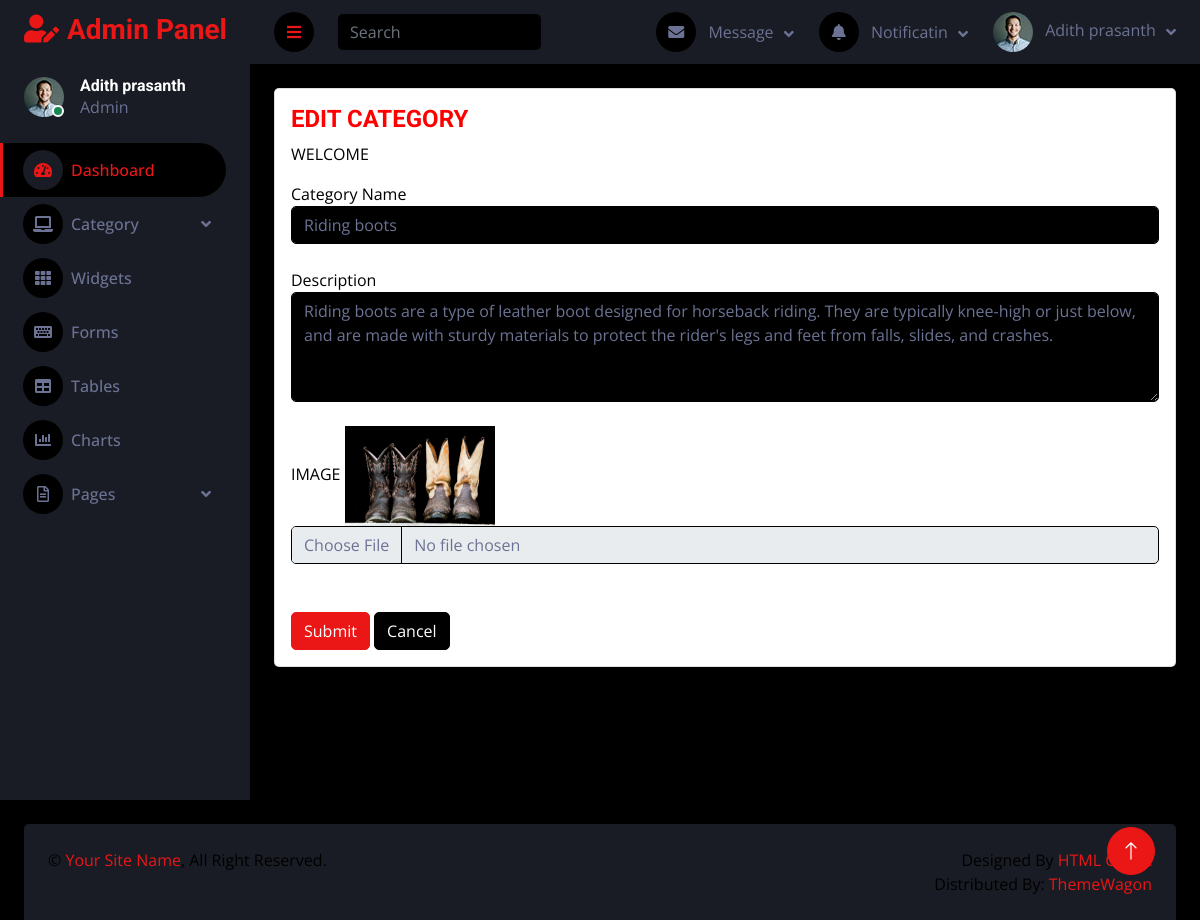
/Backend/edit_category/10/ (signed in), run on the app's committed database.
### Backend/models.py (models this page shows)
class category2db(models.Model):
    cname=models.CharField(max_length=100,null=True,blank=True)
    cdescription=models.CharField(max_length=500,null=True,blank=True)
    cimage=models.ImageField(upload_to="category_images",null=True,blank=True)

### Backend/views.py (the view)
# urls.py: path('edit_category/<int:c_id>/', views.edit_category, name="edit_category"),
def edit_category(request,c_id):
    cat = category2db.objects.filter(id=c_id)
    return render(request, "edit_category.html", {'cat': cat})

### Backend/Templates/edit_category.html (shortened to what this page needs)
<!DOCTYPE html>
{% extends 'index_page.html' %}
{% block content %}
<html lang="en">
<head>
</head>
<body>
<div class="col-12 grid-margin stretch-card">
                <div class="card" style="">
                    <font color="black">
                  <div class="card-body">
                    <h4 class="card-title" style="color:red">EDIT CATEGORY</h4>
                    <p class="card-description">WELCOME</p>
                      {% for i in cat %}
                    <form class="forms-sample" method="post" action="{% url 'update_category' c_id=i.id %}" enctype="multipart/form-data">
                      <div class="form-group">
                        <label for="exampleInputName1">Category Name</label>
                        <input value="{{i.cname}}" type="text" class="form-control" id="exampleInputName1" placeholder="" name="cname">
                      </div><br>
                         <div class="form-group">
                        <label for="exampleTextarea1">Description</label>
                        <textarea class="form-control" id="exampleTextarea1" rows="4" name="cdescription">{{i.cdescription}}</textarea>
                      </div><br>
                      <div class="form-group">
                        <label for="exampleInputCity1">IMAGE</label>
                          <img width="150px" height="100px" src="{{i.cimage.url}}">
                        <input type="file" class="form-control" id="exampleInputCity1" placeholder="Location" name="cimage">
                      </div><br><br>
                      <button type="submit" class="btn btn-primary mr-2">Submit</button>
                      <button class="btn btn-dark">Cancel</button>
                    </form>
                      {% endfor %}
                  </div>
                </div>
              </div>
</body>
</html>
{% endblock %}

### Backend/static/In/css/style.css (style rules this page uses)
:root { --primary: #EB1616; --secondary: #191C24; --light: #6C7293; --dark: #000000; }
.btn { transition: .5s; }

### data on the page
category2db: cname "Riding boots", cdescription "Riding boots are a type of leather boot designed for horseback riding. They are typically knee-high or just below, and are made with sturdy materials to protect the rider's legs and feet from falls, slides, and crashes.", cimage (picture)

### other printed values
{{ request.session.username }} "Adith prasanth"
